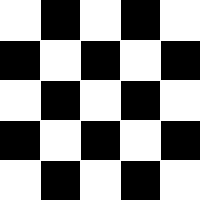
#> input picture images/week4/chess.png, 200 x 200 px
$ jupyter execute week4.ipynb
#> lines starting #> are read from the running program, lines starting #| are printed output that depends on the picture; after the words box and inside, x2 and y2 are one past the last pixel; in counts of white or black regions, pixels touching at a corner belong together
[cell 1]
# POINT OPERATIONS II -- WEEK 4
import cv2
import numpy as np
import matplotlib.pyplot as plt

[cell 2]
# TASK 1: Invert the image
chessImgPath = "images/week4/chess.png"
originalChessImage = cv2.imread(chessImgPath, cv2.IMREAD_COLOR)
#> originalChessImage is the input picture: shape (200, 200, 3); 54% white; 12 black regions, largest, box (x1, y1, x2, y2) and area: (41, 0, 80, 40) 1560, (121, 0, 160, 40) 1560, (0, 41, 40, 80) 1560
originalChessImage = cv2.cvtColor(originalChessImage, cv2.COLOR_BGR2RGB)
histOri, _ = np.histogram(originalChessImage.flatten(), bins=256, range=[0, 256])
#> histOri = 256 values, max 64776 at index 255, min 0 at index 1, mean 468.8

epsilon = 1e-5  # to avoid division by zero --> runtime error
invertChessImage = 255.0 / (originalChessImage + epsilon)
invertChessImage = np.clip(invertChessImage, 0, 255).astype(np.uint8)
histInvert, _ = np.histogram(invertChessImage.flatten(), bins=256, range=[0, 256])
#> histInvert = 256 values, max 64776 at index 0, min 0 at index 1, mean 468.8

fig, axs = plt.subplots(2, 2, figsize=(10, 10))
axs[0, 0].imshow(originalChessImage)
axs[0, 0].set_title("Original Chess Image")
axs[0, 1].imshow(invertChessImage)
axs[0, 1].set_title("Inverted Chess Image")
axs[1, 0].plot(histOri, color='b')
axs[1, 0].set_title("Original Chess Image Histogram")
axs[1, 1].plot(histInvert, color='b')
axs[1, 1].set_title("Inverted Chess Image Histogram")
plt.show()
#> figure, not shown here; panel 3: curve peaks at x = 255, y = 64776; panel 4: curve peaks at x = 0, y = 64776

[cell 3]
# TASK 2: Thresholding
appleImgPath = "images/week4/apple.png"
# -- thresholding constants: I used the same threshold values for AIThaiGen
constNormalThreshold = [132, 255]
constAdvThreshold = [20, 255]

originalAppleImage = cv2.imread(appleImgPath, cv2.IMREAD_COLOR)
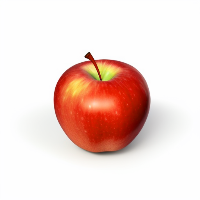
#> input picture images/week4/apple.png, 200 x 200 px
#> originalAppleImage is the input picture: shape (200, 200, 3); mean B, G, R 211.5, 217.6, 241.2
originalAppleImage = cv2.cvtColor(originalAppleImage, cv2.COLOR_BGR2RGB)
grayAppleImage = cv2.cvtColor(originalAppleImage, cv2.COLOR_RGB2GRAY)
grayAppleImage = grayAppleImage.astype(np.float32)

# -- normal thresholding
_, normalThresholdedAppleImage = cv2.threshold(grayAppleImage, constNormalThreshold[0], constNormalThreshold[1], cv2.THRESH_BINARY)
#> normalThresholdedAppleImage: shape (200, 200) float32; 85.7% white; 1 black region, box (x1, y1, x2, y2) and area: (54, 52, 150, 155) 5721
normalThresholdedAppleImage = np.clip(normalThresholdedAppleImage, 0, 255).astype(np.uint8)

# -- more advanced thresholding: split RGB components --> subtract B from R --> thresholding
appleR, appleG, appleB = cv2.split(originalAppleImage)
appleSubtracted = appleR - appleB
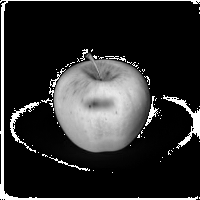
#> appleSubtracted: shape (200, 200); min 0, max 255, mean 45.6
appleSubtracted = np.clip(appleSubtracted, 0, 255).astype(np.uint8)
_, advThresholdAppleImage = cv2.threshold(appleSubtracted, constAdvThreshold[0], constAdvThreshold[1], cv2.THRESH_BINARY)
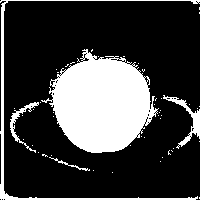
#> advThresholdAppleImage: shape (200, 200); 24.5% white; 50 white regions (45 under 20 px), largest, box (x1, y1, x2, y2) and area: (41, 49, 159, 153) 7719, (0, 0, 200, 200) 1275, (163, 95, 200, 149) 401, (10, 102, 39, 153) 266, (49, 157, 90, 171) 74
advThresholdAppleImage = np.clip(advThresholdAppleImage, 0, 255).astype(np.uint8)

fig, axs = plt.subplots(1, 3, figsize=(15, 5))
axs[0].imshow(normalThresholdedAppleImage, cmap="gray")
axs[0].set_title("Normal Thresholded Apple Image")
axs[1].imshow(appleSubtracted, cmap="gray")
axs[1].set_title("Subtracted Apple Image")
axs[2].imshow(advThresholdAppleImage, cmap="gray")
axs[2].set_title("Advanced Thresholded Apple Image")
plt.show()

[cell 4]
# TASK 3: Automatic-Contrast Adjustment
penGuinPath = "images/week4/penguin.png"
originalPenGuinImage = cv2.imread(penGuinPath, cv2.IMREAD_COLOR)
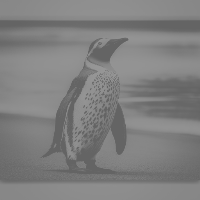
#> input picture images/week4/penguin.png, 200 x 200 px
#> originalPenGuinImage is the input picture: shape (200, 200, 3); min 100, max 150, mean 127.1
originalPenGuinImage = cv2.cvtColor(originalPenGuinImage, cv2.COLOR_BGR2RGB)
histOri, bins = np.histogram(originalPenGuinImage.flatten(), 256, [0, 256])
#> histOri = 256 values, max 6927 at index 100, min 0 at index 0, mean 468.8; bins = 257 values from 0 to 256

# -- automatic contrast adjustment: f(A) = (A - min(A)) * (255 / (max(A) - min(A)))
minVal = np.min(originalPenGuinImage)
#> minVal = 100
maxVal = np.max(originalPenGuinImage)
#> maxVal = 150
autoContrastPenguinImage = (originalPenGuinImage - minVal) * (255 / (maxVal - minVal))
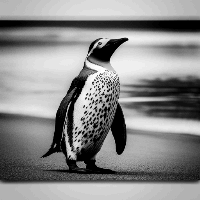
#> autoContrastPenguinImage: shape (200, 200, 3) float64; min 0, max 255, mean 138
autoContrastPenguinImage = np.clip(autoContrastPenguinImage, 0, 255).astype(np.uint8)
histAuto, bins = np.histogram(autoContrastPenguinImage.flatten(), 256, [0, 256])
#> histAuto = 256 values, max 6927 at index 0, min 0 at index 1, mean 468.8

fig, axs = plt.subplots(2, 2, figsize=(10, 10))
axs[0, 0].imshow(originalPenGuinImage, cmap="gray")
axs[0, 0].set_title("Original Penguin Image")
axs[0, 1].imshow(autoContrastPenguinImage, cmap="gray")
axs[0, 1].set_title("Auto-Contrast Penguin Image")
axs[1, 0].plot(histOri, color="blue")
axs[1, 0].set_title("Histogram of Original Penguin Image")
axs[1, 1].plot(histAuto, color="blue")
axs[1, 1].set_title("Histogram of Auto-Contrast Penguin Image")
plt.show()
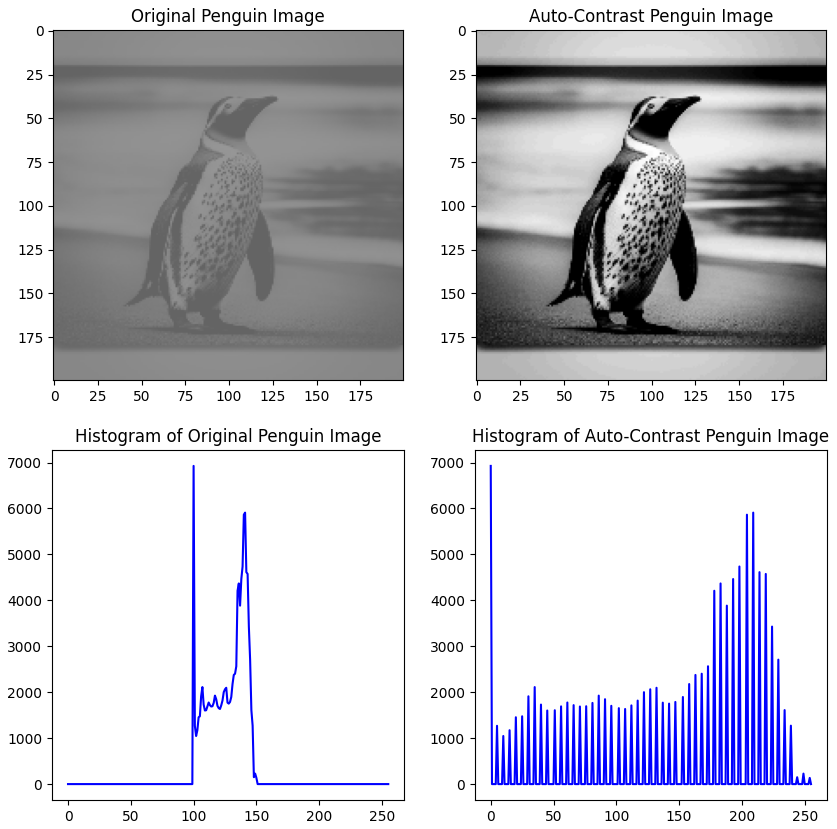
#> figure drawn by matplotlib, 4 panels; panel 3: curve peaks at x = 100, y = 6927; panel 4: curve peaks at x = 0, y = 6927

[cell 5]
# TASK 4: Modified Auto-Contrast Adjustment (Quantile-based)
penGuinPath = "images/week4/penguin.png"
originalPenGuinImage = cv2.imread(penGuinPath, cv2.IMREAD_COLOR)
originalPenGuinImage = cv2.cvtColor(originalPenGuinImage, cv2.COLOR_BGR2RGB)
histOri, bins = np.histogram(originalPenGuinImage.flatten(), 256, [0, 256])

[cell 6]
# TASK 4: Modified Auto-Contrast Adjustment (Quantile-based)
penGuinPath = "images/week4/penguin.png"
originalPenGuinImage = cv2.imread(penGuinPath, cv2.IMREAD_COLOR)
originalPenGuinImage = cv2.cvtColor(originalPenGuinImage, cv2.COLOR_BGR2RGB)
histOrig, bins = np.histogram(originalPenGuinImage.flatten(), 256, [0, 256])
#> histOrig has the same summary as histOri

# -- modified auto-contrast adjustment: f(A) = (A - min(A)) * (255 / (max(A) - min(A))); where min(A) = 0.25 quantile, max(A) = 0.75 quantile
quantile25 = np.quantile(originalPenGuinImage, 0.25)
#> quantile25 = 115
quantile75 = np.quantile(originalPenGuinImage, 0.75)
#> quantile75 = 140
modAutoContrastPenguinImage = (originalPenGuinImage - quantile25) * (255 / (quantile75 - quantile25))
modAutoContrastPenguinImage = np.clip(modAutoContrastPenguinImage, 0, 255).astype(np.uint8)
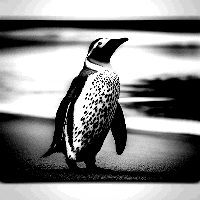
#> modAutoContrastPenguinImage: shape (200, 200, 3); min 0, max 255, mean 138.2
histModAuto, bins = np.histogram(modAutoContrastPenguinImage.flatten(), 256, [0, 256])
#> histModAuto = 256 values, max 30882 at index 0, min 0 at index 1, mean 468.8

fig, axs = plt.subplots(2, 2, figsize=(10, 10))
axs[0, 0].imshow(originalPenGuinImage, cmap="gray")
axs[0, 0].set_title("Original Penguin Image")
axs[0, 1].imshow(modAutoContrastPenguinImage, cmap="gray")
axs[0, 1].set_title("Modified Auto-Contrast Penguin Image")
axs[1, 0].plot(histOrig, color="blue")
axs[1, 0].set_title("Histogram of Original Penguin Image")
axs[1, 1].plot(histModAuto, color="blue")
axs[1, 1].set_title("Histogram of Modified Auto-Contrast Penguin Image")
plt.show()
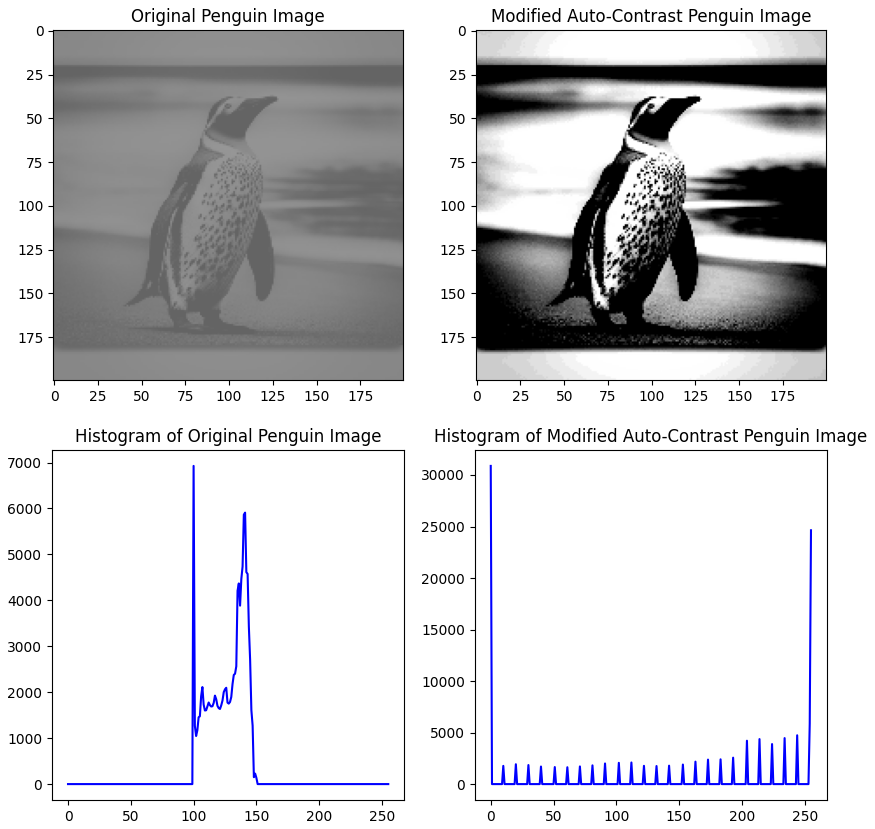
#> figure drawn by matplotlib, 4 panels; panel 3: curve peaks at x = 100, y = 6927; panel 4: curve peaks at x = 0, y = 30882

[cell 7]
# Calculate less aggressive quantiles
quantile5 = np.quantile(originalPenGuinImage, 0.05)
#> quantile5 = 100
quantile95 = np.quantile(originalPenGuinImage, 0.95)
#> quantile95 = 145

# Modified auto-contrast adjustment with 5th and 95th quantiles
modAutoContrastPenguinImage = (originalPenGuinImage - quantile5) * (255 / (quantile95 - quantile5))
modAutoContrastPenguinImage = np.clip(modAutoContrastPenguinImage, 0, 255).astype(np.uint8)
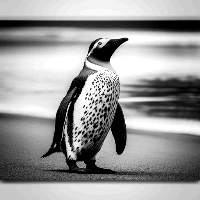
#> modAutoContrastPenguinImage: shape (200, 200, 3); min 0, max 255, mean 152.7
histModAuto, bins = np.histogram(modAutoContrastPenguinImage.flatten(), 256, [0, 256])
#> histModAuto has the same summary as histAuto

# Display the images and histograms
fig, axs = plt.subplots(2, 2, figsize=(10, 10))
# add tiles all "0.05 quantile" and "0.95 quantile" to the titles
axs[0, 0].imshow(originalPenGuinImage)
axs[0, 0].set_title("Original Penguin Image")
axs[0, 1].imshow(modAutoContrastPenguinImage)
axs[0, 1].set_title("Modified Auto-Contrast Penguin Image(5th and 95th Quantiles)")
axs[1, 0].plot(histOrig, color="blue")
axs[1, 0].set_title("Histogram of Original Penguin Image")
axs[1, 1].plot(histModAuto, color="blue")
axs[1, 1].set_title("Histogram of Modified Auto-Contrast(5th and 95th Quantiles)")
plt.show()
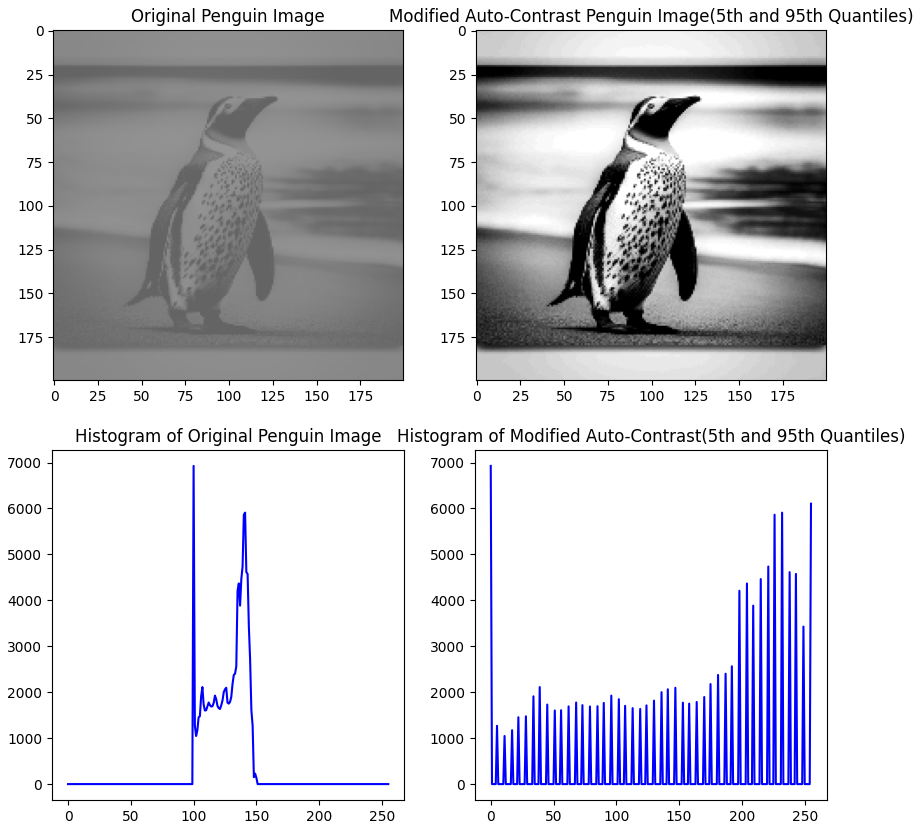
#> figure drawn by matplotlib, 4 panels; panel 3: curve peaks at x = 100, y = 6927; panel 4: curve peaks at x = 0, y = 6927
